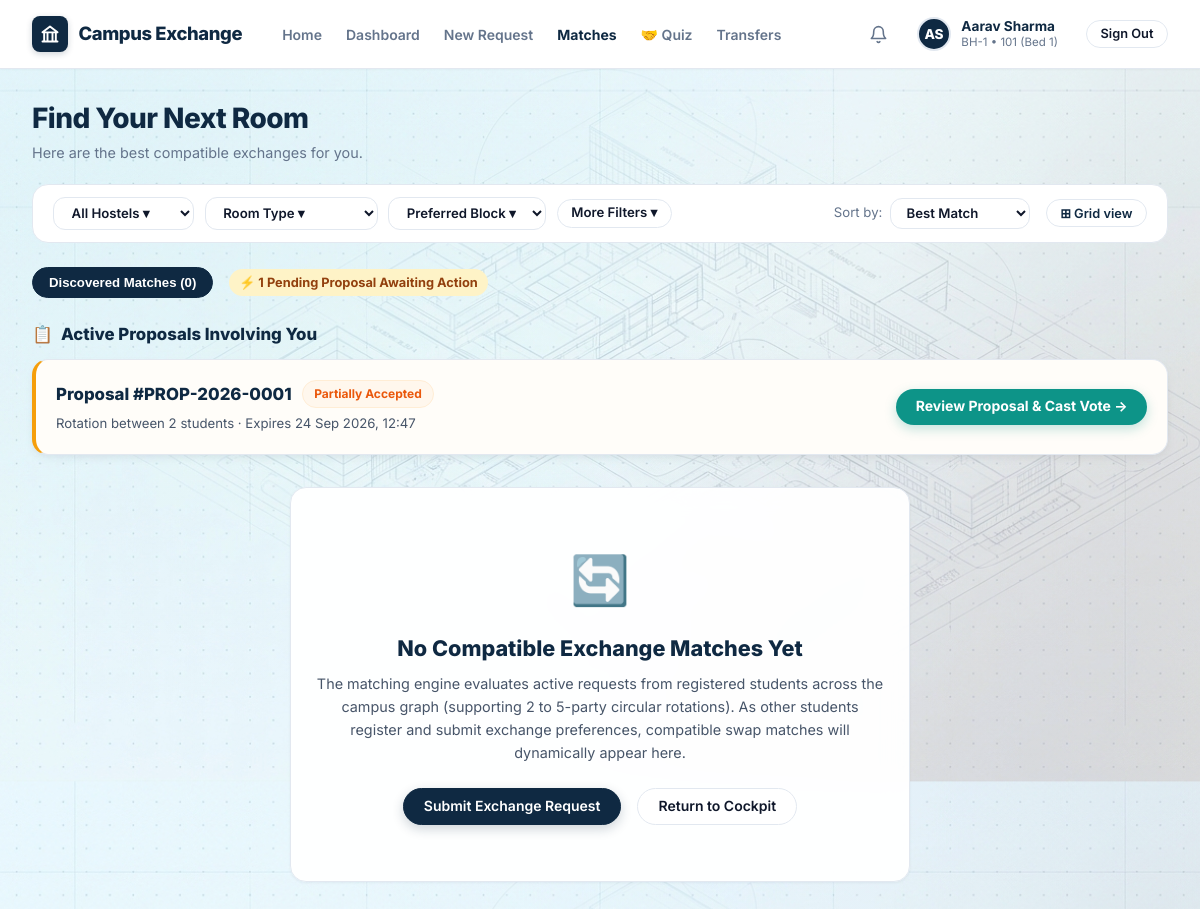
Page /matches/ (signed in) on the earlier database version.
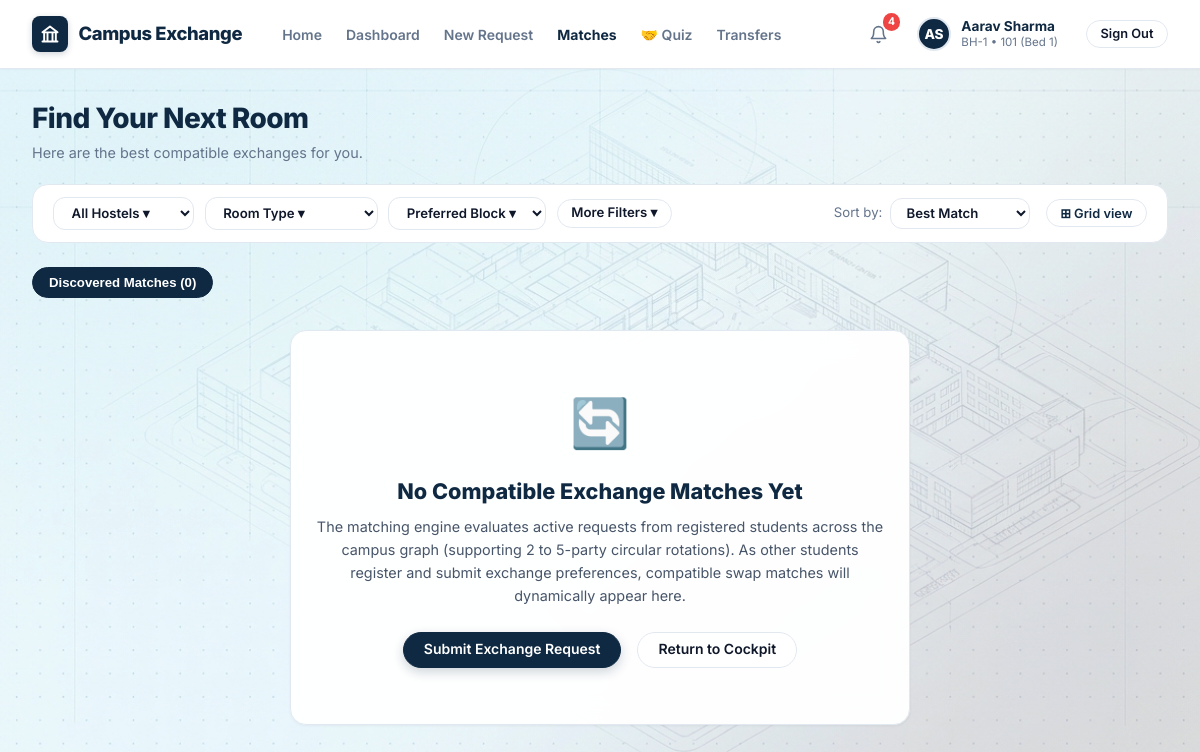
Same page on the later database version.
### exchange/models.py (models this page shows, shortened)
class ExchangeProposal(models.Model):
    class ProposalType(models.TextChoices):
        DIRECT = 'DIRECT', 'Direct 2-Party Swap'
        CYCLE_3 = 'CYCLE_3', '3-Party Multi-Hop Cycle'
        CYCLE_4 = 'CYCLE_4', '4-Party Multi-Hop Cycle'
        CYCLE_5 = 'CYCLE_5', '5-Party Multi-Hop Cycle'
    class ProposalStatus(models.TextChoices):
        PENDING_ACCEPTANCE = 'PENDING_ACCEPTANCE', 'Pending Participant Acceptance'
        PARTIALLY_ACCEPTED = 'PARTIALLY_ACCEPTED', 'Partially Accepted'
        READY_FOR_APPROVAL = 'READY_FOR_APPROVAL', 'All Accepted · Ready for Warden'
        APPROVED = 'APPROVED', 'Warden Approved'
        DECLINED = 'DECLINED', 'Declined by Participant'
        EXPIRED = 'EXPIRED', 'Proposal Expired'
        COMPLETED = 'COMPLETED', 'Occupancy Transferred'
        CANCELLED = 'CANCELLED', 'Cancelled'
    proposal_code = models.CharField(max_length=30, unique=True, db_index=True)
    proposal_type = models.CharField(max_length=20, choices=ProposalType.choices, default=ProposalType.DIRECT)
    status = models.CharField(max_length=25, choices=ProposalStatus.choices, default=ProposalStatus.PENDING_ACCEPTANCE, db_index=True)
    compatibility_score = models.FloatField(default=100.0)
    expires_at = models.DateTimeField()
    created_at = models.DateTimeField(auto_now_add=True)
    completed_at = models.DateTimeField(null=True, blank=True)
    class Meta:
        ordering = ['-created_at']

### exchange/views.py (the view)
# urls.py: path('matches/', views.cycle_explorer_view, name='matches'),
def cycle_explorer_view(request):
    user = request.user
    target_id = user.id if user.is_student else None
    discovered_cycles = MatchingService.find_cycles(target_student_id=target_id)
    active_proposals = []
    if user.is_authenticated and user.is_student:
        active_proposals = list(ExchangeProposal.objects.filter(
            participants__student=user,
            status__in=[
                ExchangeProposal.ProposalStatus.PENDING_ACCEPTANCE,
                ExchangeProposal.ProposalStatus.PARTIALLY_ACCEPTED,
                ExchangeProposal.ProposalStatus.READY_FOR_APPROVAL
            ]
        ).prefetch_related('participants__student', 'participants__current_bed__room__block__hostel', 'participants__target_bed__room__block__hostel').distinct())
    return render(request, 'exchange/cycle_explorer.html', {
        'cycles': discovered_cycles,
        'total_matches': len(discovered_cycles),
        'active_proposals': active_proposals
    })

### accounts/models.py (called while the page is built)
    @property
    def is_student(self):
        return self.role == self.Role.STUDENT

    @property
    def is_warden(self):
        return self.role in (self.Role.WARDEN, self.Role.CHIEF_WARDEN)

    @property
    def is_chief_warden(self):
        return self.role == self.Role.CHIEF_WARDEN

    @property
    def is_admin_role(self):
        return self.role == self.Role.ADMIN or self.is_superuser

    @property
    def is_dsw(self):
        return self.role == self.Role.DSW

### exchange/services/matching_service.py (called while the page is built)
    @classmethod
    def get_max_chain_length(cls) -> int:
        try:
            rule = PolicyRule.objects.filter(rule_type=PolicyRule.RuleType.MAX_CHAIN_LENGTH, is_active=True).first()
            return rule.int_value if rule else 5
        except Exception:
            return 5

### templates/exchange/cycle_explorer.html (shortened to what the changed rows need)
{% extends 'base.html' %}
{% load static %}
{% block content %}
<div class="page-header" style="margin-bottom: 1.25rem;">
  <div class="page-title-group">
    <h1>Find Your Next Room</h1>
  </div>
</div>
<div class="segmented-tabs-bar" style="margin-bottom: 1.5rem;">
  <button class="segmented-tab-pill active">
    Discovered Matches ({{ total_matches }})
  </button>
  {% if active_proposals %}
    <span style="background: #FEF3C7; color: #92400E; font-size: 0.8rem; font-weight: 700; padding: 4px 10px; border-radius: 9999px; margin-left: 0.5rem; display: inline-flex; align-items: center; gap: 0.35rem;">
      ⚡ {{ active_proposals|length }} Pending Proposal Awaiting Action
    </span>
  {% endif %}
</div>
{% if active_proposals %}
  <div style="margin-bottom: 2rem;">
    <h3 style="font-size: 1.05rem; font-weight: 800; color: var(--navy-800); margin-bottom: 0.75rem; display: flex; align-items: center; gap: 0.5rem;">
      <span>📋</span> Active Proposals Involving You
    </h3>
    <div style="display: flex; flex-direction: column; gap: 0.85rem;">
      {% for p in active_proposals %}
        <div class="card" style="padding: 1.25rem; border-left: 4px solid #F59E0B; background: #FFFDF9; display: flex; align-items: center; justify-content: space-between; flex-wrap: wrap; gap: 1rem;">
          <div>
            <div style="display: flex; align-items: center; gap: 0.65rem; margin-bottom: 0.35rem;">
              <span style="font-weight: 800; font-size: 1.05rem; color: var(--navy-800);">Proposal #{{ p.proposal_code }}</span>
              <span class="badge {% if p.status == 'READY_FOR_APPROVAL' %}badge-green{% else %}badge-yellow{% endif %}">
                {{ p.get_status_display }}
              </span>
            </div>
            <div style="font-size: 0.825rem; color: var(--text-secondary);">
              Rotation between {{ p.participants.count }} students · Expires {{ p.expires_at|date:"d M Y, H:i" }}
            </div>
          </div>
          <div>
            <a href="{% url 'proposal_detail' pk=p.id %}" class="btn btn-teal" style="font-weight: 700; padding: 0.55rem 1.15rem;">
              Review Proposal &amp; Cast Vote →
            </a>
          </div>
        </div>
      {% endfor %}
    </div>
  </div>
{% endif %}
{% if cycles %}
  <div class="card" style="padding: 1.5rem; margin-bottom: 2rem; border-radius: 16px; background: linear-gradient(180deg, #FFFFFF 0%, #F8FAFC 100%);">
    <div style="display: flex; justify-content: space-between; align-items: center; margin-bottom: 1rem; flex-wrap: wrap; gap: 0.5rem;">
      <div>
        <h3 style="font-size: 1.15rem; font-weight: 800; color: var(--navy-800); margin: 0; display: flex; align-items: center; gap: 0.5rem;">
          <span>🌐</span> Interactive Multi-Party Rotation Graph
        </h3>
        <p style="font-size: 0.8rem; color: var(--text-muted); margin: 0.25rem 0 0 0;">
          Directed graph visualizer showcasing circular student reallocation dependencies (Drag nodes to inspect).
        </p>
      </div>
      <span class="badge badge-teal" style="font-size: 0.75rem;">
        ⚡ NetworkX Graph Traversal
      </span>
    </div>
    <div id="cycle-network-canvas" style="height: 320px; width: 100%; border-radius: 12px; border: 1px solid #E2E8F0; background: #0F172A; position: relative;">
      <div style="position: absolute; bottom: 12px; left: 16px; font-size: 0.75rem; color: #94A3B8; background: rgba(15, 23, 42, 0.75); padding: 4px 8px; border-radius: 6px; pointer-events: none;">
        ● Drag student nodes to explore rotation cycles
      </div>
    </div>
  </div>
  <div class="grid-3" style="margin-bottom: 2.5rem;">
    {% for c in cycles %}
      <div class="match-card-item">
        <div class="match-photo-container">
          <img src="{% static 'images/room_interior_1.jpg' %}" alt="Target Room" class="match-photo-img">
          <span class="match-tag-score">{{ c.compatibility_score }}% Match</span>
          <span class="match-tag-type">{{ c.type_display }}</span>
        </div>
        <div class="match-body">
          <div class="match-hostel-name">
            {{ c.participants.0.target_hostel }}
          </div>
          <div class="match-room-sub">
            Room {{ c.participants.0.target_room }} &nbsp;·&nbsp; {{ c.cycle_length }}-Student Chain
          </div>
          <ul class="match-check-list">
            {% for r in c.reasons %}
              <li class="match-check-item">
                <svg width="14" height="14" viewBox="0 0 24 24" fill="none" stroke="#059669" stroke-width="3">
                  <polyline points="20 6 9 17 4 12"/>
                </svg>
                <span>{{ r }}</span>
              </li>
            {% empty %}
              <li class="match-check-item">
                <svg width="14" height="14" viewBox="0 0 24 24" fill="none" stroke="#059669" stroke-width="3">
                  <polyline points="20 6 9 17 4 12"/>
                </svg>
                <span>Mutual room availability</span>
              </li>
            {% endfor %}
          </ul>
          <div style="background: #F8FAFC; border: 1px solid #E2E8F0; border-radius: 6px; padding: 0.65rem; margin: 0.85rem 0; font-size: 0.78rem;">
            <div style="font-weight: 700; color: #475569; margin-bottom: 0.35rem;">Exchange Rotation:</div>
            {% for p in c.participants %}
              <div style="display: flex; justify-content: space-between; color: var(--navy-800); margin-bottom: 0.2rem;">
                <span><strong>{{ p.student_name|default:p.university_id }}</strong></span>
                <span style="color: #0D9488;">Room {{ p.current_room }} → {{ p.target_room }}</span>
              </div>
            {% endfor %}
          </div>
          <div class="match-footer" style="margin-top: 1rem;">
            <form method="post" action="{% url 'initiate_proposal' %}" style="width: 100%; margin: 0;">
              {% csrf_token %}
              <input type="hidden" name="cycle_index" value="{{ forloop.counter0 }}">
              <button type="submit" class="btn btn-teal" style="width: 100%; font-weight: 700;">
                Initiate Official Proposal →
              </button>
            </form>
          </div>
        </div>
      </div>
    {% endfor %}
  </div>
{% else %}
  <div class="card" style="padding: 3.5rem 1.5rem; text-align: center; max-width: 620px; margin: 2rem auto; box-shadow: var(--shadow-sm);">
    <h2 style="font-size: 1.35rem; font-weight: 800; color: var(--navy-800); margin-bottom: 0.5rem;">
      No Compatible Exchange Matches Yet
    </h2>
  </div>
{% endif %}
{% endblock %}

### templates/base.html (shortened to what the changed rows need)
<!DOCTYPE html>
<html lang="en">
<head>
  {% load static %}
  <link rel="stylesheet" href="{% static 'css/style.css' %}">
</head>
<body>
  <header class="top-navbar">
    <div class="navbar-inner">
      <div class="navbar-controls">
        {% if user.is_authenticated %}
          <a href="{% url 'dashboard' %}" class="nav-icon-bell" title="Notifications" style="position: relative;">
            <svg width="19" height="19" viewBox="0 0 24 24" fill="none" stroke="currentColor" stroke-width="2" stroke-linecap="round" stroke-linejoin="round">
              <path d="M18 8A6 6 0 0 0 6 8c0 7-3 9-3 9h18s-3-2-3-9"></path>
              <path d="M13.73 21a2 2 0 0 1-3.46 0"></path>
            </svg>
            {% if unread_notifications_count > 0 %}
              <span style="position: absolute; top: -3px; right: -3px; background: #EF4444; color: #FFFFFF; font-size: 0.65rem; padding: 1px 5px; border-radius: 10px; font-weight: 700;">{{ unread_notifications_count }}</span>
            {% endif %}
          </a>
        {% endif %}
      </div>
    </div>
  </header>
  <main class="main-container">
    {% block content %}{% endblock %}
  </main>
</body>
</html>

Differences in the rows shown:
removed ExchangeProposal: proposal_code "PROP-2026-0001", status "Partially Accepted", participants.count "2", expires_at "24 Sep 2026, 12:47"
Other differences:
{{ unread_notifications_count }}: (not shown) → "4"
{{ active_proposals|length }}: "1" → (not shown)
text no longer shown: "⚡ Pending Proposal Awaiting Action 📋 Active Proposals Involving You"
